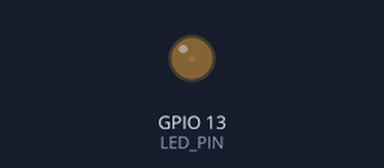
Recording of a program running on a simulated ESP32. Parts: output pins drawn as LEDs (lit = HIGH). What the program prints to the serial monitor is not drawn.

Above: at 0.05 s.
At 1.25 s:
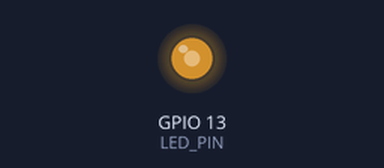
At 1.85 s:
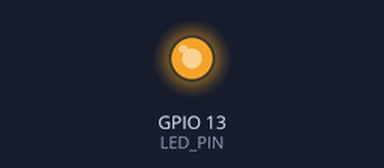
At 3.65 s:
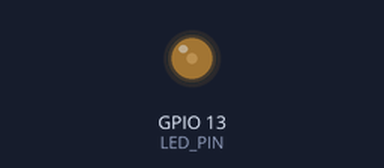
Timing chart, 0 to 5.3 s (numbered marks = the images above):
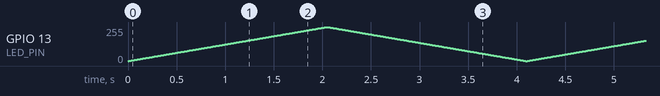

The program:

main.cpp
```cpp
#include <Arduino.h>

// Task 1 — one LED, PWM fade on GPIO 16
const int LED_PIN = 13; // for the lazy ones, you can also use 2 for the inverted blue onboard led.

void setup() {
  Serial.begin(115200);
  Serial.print("Task 1: PWM fade on GPIO ");
  Serial.println(LED_PIN);
}

void loop() {
  for (int duty = 0; duty <= 255; duty++) {
    analogWrite(LED_PIN, duty);
    delay(8);
  }
  for (int duty = 255; duty >= 0; duty--) {
    analogWrite(LED_PIN, duty);
    delay(8);
  }
}
```
